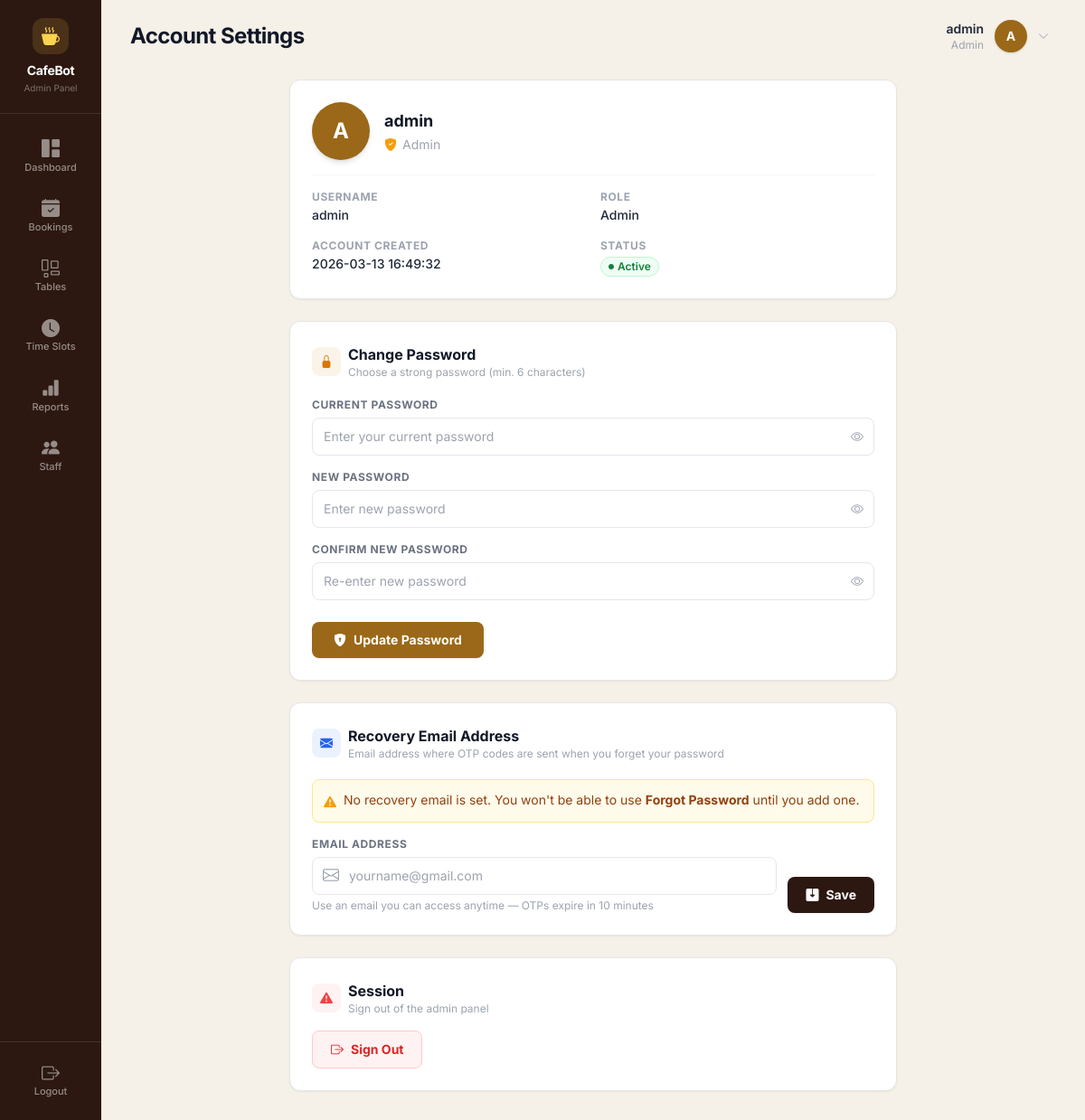
The app's page /admin/settings (signed in) with its own data.
### tables this page shows
CREATE TABLE users (
                id INTEGER PRIMARY KEY AUTOINCREMENT,
                username TEXT NOT NULL UNIQUE,
                password_hash TEXT NOT NULL,
                role TEXT NOT NULL DEFAULT 'staff',
                created_at TIMESTAMP DEFAULT CURRENT_TIMESTAMP
            , phone TEXT, reset_otp TEXT, reset_otp_expiry TEXT, email TEXT);

### admin.py (the view, shortened to what this page needs)
@admin_bp.route('/settings', methods=['GET', 'POST'])
@admin_required
def admin_settings():
    username = session.get('username')
    user = db.get_user_by_username(username)
    return render_template('admin_settings.html', user=user)

### auth.py (called while the page is built)
def admin_required(f):
    @wraps(f)
    def decorated_function(*args, **kwargs):
        if not session.get('logged_in'):
            return redirect(url_for('auth.login', next=request.url))
        if session.get('user_role') != 'admin':
            flash('Admin access required.', 'danger')
            if session.get('user_role') == 'staff':
                return redirect(url_for('staff.dashboard'))
            return redirect(url_for('auth.login'))
        return f(*args, **kwargs)
    return decorated_function

### db.py (called while the page is built, shortened)
def get_db_connection():
    conn = sqlite3.connect(DATABASE, timeout=20)
    conn.row_factory = lambda cursor, row: dict(
        (col[0], row[idx]) for idx, col in enumerate(cursor.description)
    )
    _ensure_runtime_schema(conn)
    return conn

def _ensure_runtime_schema(conn):
    global _RUNTIME_SCHEMA_READY
    if _RUNTIME_SCHEMA_READY or not _has_table(conn, "bookings"):
        return

def get_user_by_username(username: str):
    conn = get_db_connection()
    admin = conn.execute(
        "SELECT * FROM users WHERE username = ?", (username,)
    ).fetchone()
    conn.close()
    return admin

### templates/admin_settings.html (shortened to what this page needs)
{% extends "base.html" %}
{% block content %}
<div class="max-w-2xl mx-auto mt-2 space-y-6">
    <div class="cafe-card p-6">
        <div class="flex items-center gap-4 mb-4">
            <div class="w-16 h-16 rounded-full flex items-center justify-center font-bold text-2xl text-white shadow-md"
                style="background-color: #9A6818;">
                {{ (user.username[0])|upper }}
            </div>
            <div>
                <div class="text-lg font-bold text-gray-900">{{ user.username }}</div>
                <div class="text-sm text-gray-400 capitalize flex items-center gap-1.5 mt-0.5">
                    <i class="bi bi-shield-fill-check text-amber-500"></i>
                    {{ user.role | capitalize }}
                </div>
            </div>
        </div>
        <div class="grid grid-cols-2 gap-4 pt-4 border-t border-stone-100 text-sm">
            <div>
                <span class="block text-xs font-bold text-gray-400 tracking-wider uppercase mb-0.5">Username</span>
                <span class="text-gray-800 font-medium">{{ user.username }}</span>
            </div>
            <div>
                <span class="block text-xs font-bold text-gray-400 tracking-wider uppercase mb-0.5">Role</span>
                <span class="text-gray-800 font-medium capitalize">{{ user.role }}</span>
            </div>
            <div>
                <span class="block text-xs font-bold text-gray-400 tracking-wider uppercase mb-0.5">Account
                    Created</span>
                <span class="text-gray-800 font-medium">{{ user.created_at or '—' }}</span>
            </div>
            <div>
                <span class="block text-xs font-bold text-gray-400 tracking-wider uppercase mb-0.5">Status</span>
                <span
                    class="inline-flex items-center gap-1 px-2 py-0.5 rounded-full text-xs font-semibold bg-green-50 text-green-700 border border-green-200">
                    <i class="bi bi-circle-fill text-[6px]"></i> Active
                </span>
            </div>
        </div>
    </div>
    <div class="cafe-card p-6">
        <div class="flex items-center gap-2 mb-5">
            <div class="w-8 h-8 rounded-lg flex items-center justify-center" style="background:rgba(212,160,64,0.12)">
                <i class="bi bi-lock-fill text-amber-600 text-sm"></i>
            </div>
            <div>
                <h2 class="text-base font-bold text-gray-900">Change Password</h2>
                <p class="text-xs text-gray-400">Choose a strong password (min. 6 characters)</p>
            </div>
        </div>
        <form method="POST" action="{{ url_for('admin.admin_settings') }}"
            x-data="{ showCurrent: false, showNew: false, showConfirm: false }">
            <div class="space-y-4">
                <div>
                    <label class="block text-xs font-bold text-gray-500 tracking-wider uppercase mb-1.5">Current
                        Password</label>
                    <div class="relative">
                        <input :type="showCurrent ? 'text' : 'password'" name="current_password" required
                            placeholder="Enter your current password"
                            class="block w-full border border-gray-200 rounded-lg py-2.5 px-3 pr-10 text-sm focus:ring-2 focus:ring-amber-400 focus:border-amber-400 outline-none transition">
                        <button type="button" @click="showCurrent = !showCurrent"
                            class="absolute inset-y-0 right-3 flex items-center text-gray-400 hover:text-gray-600">
                            <i :class="showCurrent ? 'bi-eye-slash' : 'bi-eye'" class="bi text-sm"></i>
                        </button>
                    </div>
                </div>
                <div>
                    <label class="block text-xs font-bold text-gray-500 tracking-wider uppercase mb-1.5">New
                        Password</label>
                    <div class="relative">
                        <input :type="showNew ? 'text' : 'password'" name="new_password" required minlength="6"
                            placeholder="Enter new password"
                            class="block w-full border border-gray-200 rounded-lg py-2.5 px-3 pr-10 text-sm focus:ring-2 focus:ring-amber-400 focus:border-amber-400 outline-none transition">
                        <button type="button" @click="showNew = !showNew"
                            class="absolute inset-y-0 right-3 flex items-center text-gray-400 hover:text-gray-600">
                            <i :class="showNew ? 'bi-eye-slash' : 'bi-eye'" class="bi text-sm"></i>
                        </button>
                    </div>
                </div>
                <div>
                    <label class="block text-xs font-bold text-gray-500 tracking-wider uppercase mb-1.5">Confirm New
                        Password</label>
                    <div class="relative">
                        <input :type="showConfirm ? 'text' : 'password'" name="confirm_password" required minlength="6"
                            placeholder="Re-enter new password"
                            class="block w-full border border-gray-200 rounded-lg py-2.5 px-3 pr-10 text-sm focus:ring-2 focus:ring-amber-400 focus:border-amber-400 outline-none transition">
                        <button type="button" @click="showConfirm = !showConfirm"
                            class="absolute inset-y-0 right-3 flex items-center text-gray-400 hover:text-gray-600">
                            <i :class="showConfirm ? 'bi-eye-slash' : 'bi-eye'" class="bi text-sm"></i>
                        </button>
                    </div>
                </div>
                <div class="pt-2">
                    <button type="submit"
                        class="w-full sm:w-auto inline-flex items-center justify-center gap-2 px-6 py-2.5 rounded-lg text-sm font-bold text-white shadow-sm transition-colors hover:opacity-90"
                        style="background-color: #9A6818;">
                        <i class="bi bi-shield-lock-fill"></i>
                        Update Password
                    </button>
                </div>
            </div>
        </form>
    </div>
    <div class="cafe-card p-6">
        <div class="flex items-center gap-2 mb-5">
            <div class="w-8 h-8 rounded-lg flex items-center justify-center" style="background:rgba(59,130,246,0.1)">
                <i class="bi bi-envelope-fill text-blue-600 text-sm"></i>
            </div>
            <div>
                <h2 class="text-base font-bold text-gray-900">Recovery Email Address</h2>
                <p class="text-xs text-gray-400">Email address where OTP codes are sent when you forget your password</p>
            </div>
        </div>
        {% if not user.get('email') %}
        <div class="flex items-start gap-2 p-3 rounded-lg bg-amber-50 border border-amber-200 text-amber-800 text-sm mb-4">
            <i class="bi bi-exclamation-triangle-fill text-amber-500 flex-shrink-0 mt-0.5"></i>
            <span>No recovery email is set. You won't be able to use <strong>Forgot Password</strong> until you add one.</span>
        </div>
        {% else %}
        <div class="flex items-start gap-2 p-3 rounded-lg bg-green-50 border border-green-200 text-green-800 text-sm mb-4">
            <i class="bi bi-check-circle-fill text-green-500 flex-shrink-0 mt-0.5"></i>
            <span>Recovery email is set to <strong>{{ user.email }}</strong>. OTPs will be sent here.</span>
        </div>
        {% endif %}
        <form method="POST" action="{{ url_for('admin.admin_settings') }}">
            <div class="flex gap-3 items-end">
                <div class="flex-1">
                    <label class="block text-xs font-bold text-gray-500 tracking-wider uppercase mb-1.5">
                        Email Address
                    </label>
                    <div class="relative">
                        <div class="absolute inset-y-0 left-0 pl-3 flex items-center pointer-events-none">
                        </div>
                        <input type="email" name="recovery_email" id="recovery-email"
                               value="{{ user.email or '' }}"
                               placeholder="yourname@gmail.com"
                               class="block w-full border border-gray-200 rounded-lg py-2.5 pl-10 pr-3 text-sm focus:ring-2 focus:ring-blue-400 focus:border-blue-400 outline-none transition">
                    </div>
                    <p class="text-xs text-gray-400 mt-1">Use an email you can access anytime — OTPs expire in 10 minutes</p>
                </div>
                <button type="submit"
                        class="inline-flex items-center justify-center gap-2 px-5 py-2.5 rounded-lg text-sm font-bold text-white shadow-sm transition-colors hover:opacity-90 flex-shrink-0"
                        style="background-color: #2C1810;">
                    <i class="bi bi-save2-fill"></i> Save
                </button>
            </div>
        </form>
    </div>
    <div class="cafe-card p-6 border border-red-100">
        <div class="flex items-center gap-2 mb-4">
            <div class="w-8 h-8 rounded-lg flex items-center justify-center bg-red-50">
                <i class="bi bi-exclamation-triangle-fill text-red-500 text-sm"></i>
            </div>
            <div>
                <h2 class="text-base font-bold text-gray-900">Session</h2>
                <p class="text-xs text-gray-400">Sign out of the admin panel</p>
            </div>
        </div>
        <a href="{{ url_for('auth.logout') }}"
            class="inline-flex items-center gap-2 px-5 py-2.5 rounded-lg text-sm font-bold text-red-600 border border-red-200 bg-red-50 hover:bg-red-100 transition-colors">
            <i class="bi bi-box-arrow-right"></i>
            Sign Out
        </a>
    </div>
</div>
{% endblock %}

### records on screen
users: username "A", username "admin", role "Admin", created_at "2026-03-13 16:49:32"

### other values on screen
{{ session.get('username', 'User') }} "admin"
{{ session.get('user_role', '') }} "Admin"
{{ (session.get('username', 'U')[0])|upper }} "A"
